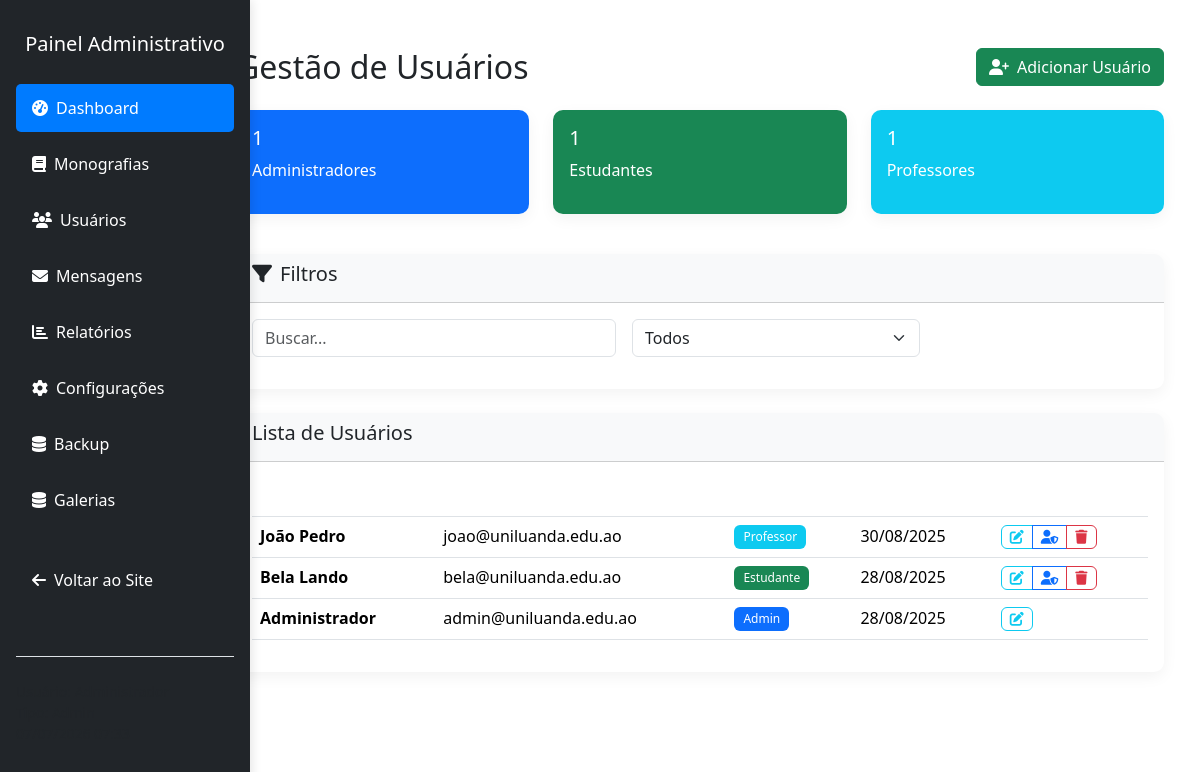
Page /admin/usuarios.php (signed in) on the earlier database version.
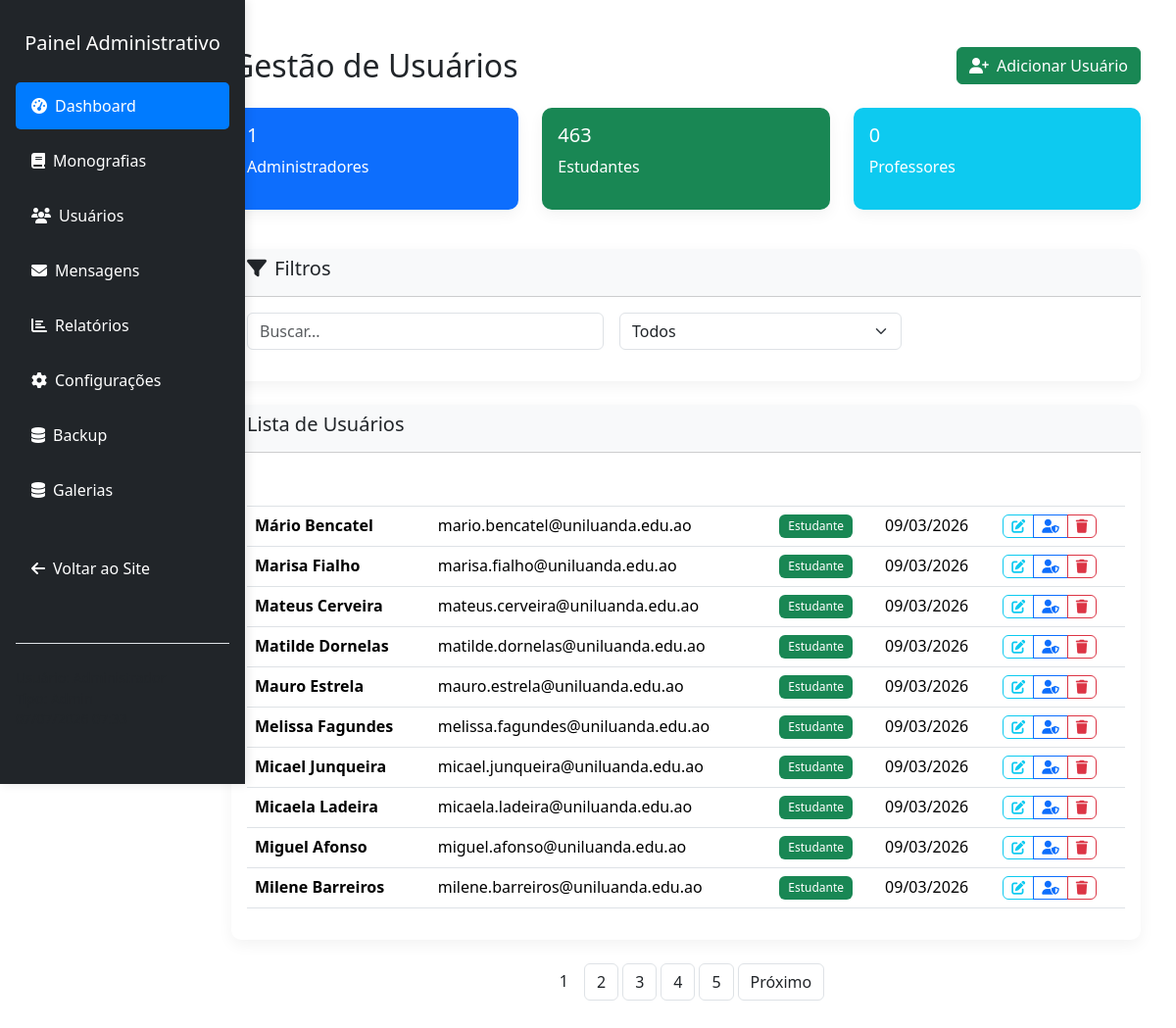
Same page on the later database version.
### tables this page shows
CREATE TABLE `usuarios` (
  `id` int NOT NULL AUTO_INCREMENT,
  `nome` varchar(100) NOT NULL,
  `email` varchar(100) NOT NULL,
  `password` varchar(255) NOT NULL,
  `tipo` enum('admin','estudante','professor') DEFAULT 'estudante',
  `foto` varchar(255) DEFAULT 'default.png',
  `data_criacao` timestamp NULL DEFAULT CURRENT_TIMESTAMP,
  `data_atualizacao` timestamp NULL DEFAULT CURRENT_TIMESTAMP ON UPDATE CURRENT_TIMESTAMP,
  PRIMARY KEY (`id`),
  UNIQUE KEY `email` (`email`)
);

### admin/usuarios.php (the view, shortened to what the changed rows need)
<?php
require_once '../includes/config.php';
require_once '../includes/head.php';
    ?>
    <?php
$page = isset($_GET['page']) ? (int)$_GET['page'] : 1;
$limit = 10;
$offset = ($page - 1) * $limit;
$tipo = isset($_GET['tipo']) ? $_GET['tipo'] : '';
$search = isset($_GET['search']) ? sanitizeInput($_GET['search']) : '';
$query = "SELECT * FROM usuarios WHERE 1=1";
$params = [];
$countQuery = "SELECT COUNT(*) as total FROM ($query) as total_query";
$countStmt = $db->prepare($countQuery);
$countStmt->execute();
$totalRecords = $countStmt->fetch(PDO::FETCH_ASSOC)['total'];
$totalPages = ceil($totalRecords / $limit);
$query .= " ORDER BY data_criacao DESC LIMIT :limit OFFSET :offset";
$params[':limit'] = $limit;
$params[':offset'] = $offset;
$stmt = $db->prepare($query);
foreach ($params as $key => $value) {
    if ($key === ':limit' || $key === ':offset') {
        $stmt->bindValue($key, $value, PDO::PARAM_INT);
    } else {
        $stmt->bindValue($key, $value);
    }
}
$stmt->execute();
$usuarios = $stmt->fetchAll(PDO::FETCH_ASSOC);
$statsQuery = "SELECT tipo, COUNT(*) as count FROM usuarios GROUP BY tipo";
$statsStmt = $db->query($statsQuery);
$stats = $statsStmt->fetchAll(PDO::FETCH_ASSOC);
$tipoCounts = ['admin'=>0,'estudante'=>0,'professor'=>0];
foreach ($stats as $stat) { $tipoCounts[$stat['tipo']] = $stat['count']; }
?>
<!DOCTYPE html>
<html lang="pt-pt">
<head>
</head>
<body>
<div class="container-fluid py-4">
    <div class="row">
        <?php include 'sidebar.php'; ?>
        <div class="col-md-9 col-lg-10 ms-auto">
            <div class="p-4">
                <div class="d-flex justify-content-between align-items-center mb-4">
                    <h2 class="mb-0">Gestão de Usuários</h2>
                </div>
                <div class="row mb-4">
                    <div class="col-md-4 mb-3"><div class="card bg-success text-white"><div class="card-body"><h5><?php echo $tipoCounts['estudante']; ?></h5><p>Estudantes</p></div></div></div>
                    <div class="col-md-4 mb-3"><div class="card bg-info text-white"><div class="card-body"><h5><?php echo $tipoCounts['professor']; ?></h5><p>Professores</p></div></div></div>
                </div>
                <div class="card">
                    <div class="card-body">
                        <?php if (count($usuarios) > 0): ?>
                        <div class="table-responsive">
                            <table class="table table-hover">
                                <thead><tr><th>Usuário</th><th>Email</th><th>Tipo</th><th>Data</th><th>Ações</th></tr></thead>
                                <tbody>
                                <?php foreach ($usuarios as $usuario): ?>
                                <tr>
                                    <td><strong><?php echo htmlspecialchars($usuario['nome']); ?></strong></td>
                                    <td><?php echo htmlspecialchars($usuario['email']); ?></td>
                                    <td><span class="badge bg-<?php echo $usuario['tipo']=='admin'?'primary':($usuario['tipo']=='professor'?'info':'success'); ?>"><?php echo ucfirst($usuario['tipo']); ?></span></td>
                                    <td><?php echo formatDate($usuario['data_criacao']); ?></td>
                                    <td>
                                        <div class="btn-group">
                                            <a href="?action=edit&id=<?php echo $usuario['id']; ?>" class="btn btn-sm btn-outline-info" title="Editar"><i class="fas fa-edit"></i></a>
                                            <?php if ($usuario['tipo']!=='admin' && $usuario['id']!=$_SESSION['user_id']): ?>
                                                <a href="?action=promote&id=<?php echo $usuario['id']; ?>" class="btn btn-sm btn-outline-primary" title="Promover"><i class="fas fa-user-shield"></i></a>
                                            <?php endif; ?>
                                            <?php if ($usuario['id']!=$_SESSION['user_id']): ?>
                                                <a href="?action=delete&id=<?php echo $usuario['id']; ?>" class="btn btn-sm btn-outline-danger" title="Excluir" onclick="return confirm('Tem certeza?')"><i class="fas fa-trash"></i></a>
                                            <?php endif; ?>
                                        </div>
                                    </td>
                                </tr>
                                <?php endforeach; ?>
                                </tbody>
                            </table>
                        </div>
                        <?php else: ?>
                        <div class="text-center py-5"><i class="fas fa-users fa-3x text-muted mb-3"></i><h4>Nenhum usuário encontrado</h4></div>
                        <?php endif; ?>
                    </div>
                </div>
                <?php if ($totalPages > 1): ?>
                    <div class="mt-4"><?php echo generatePagination($page, $totalPages, "usuarios.php?search=$search&tipo=$tipo"); ?></div>
                <?php endif; ?>
            </div>
        </div>
    </div>
</div>
</body>
</html>

### includes/functions.php (shortened to what the changed rows need)
<?php
function formatDate($date) {
    return date('d/m/Y', strtotime($date));
}
function generatePagination($currentPage, $totalPages, $url) {
    $pagination = '<nav aria-label="Page navigation"><ul class="pagination justify-content-center">';
    $startPage = max(1, $currentPage - 2);
    $endPage = min($totalPages, $startPage + 4);
    for ($i = $startPage; $i <= $endPage; $i++) {
        $active = $i == $currentPage ? ' active' : '';
        $pagination .= '<li class="page-item' . $active . '"><a class="page-link" href="' . $url . '&page=' . $i . '">' . $i . '</a></li>';
    }
    if ($currentPage < $totalPages) {
        $pagination .= '<li class="page-item"><a class="page-link" href="' . $url . '&page=' . ($currentPage + 1) . '">Próximo</a></li>';
    }
    $pagination .= '</ul></nav>';
    return $pagination;
}
?>

Differences in the rows shown:
removed usuarios: nome "João Pedro", email "joao@uniluanda.edu.ao", tipo "Professor", data_criacao "30/08/2025"
no longer on this page (row edited): usuarios: nome "Bela Lando", email "bela@uniluanda.edu.ao", tipo "Estudante", data_criacao "28/08/2025"
no longer on this page (row edited): usuarios: nome "Administrador", email "admin@uniluanda.edu.ao", tipo "Admin", data_criacao "28/08/2025"
added usuarios: nome "Mário Bencatel", email "mario.bencatel@uniluanda.edu.ao", tipo "Estudante", data_criacao "09/03/2026"
added usuarios: nome "Marisa Fialho", email "marisa.fialho@uniluanda.edu.ao", tipo "Estudante", data_criacao "09/03/2026"
added usuarios: nome "Mateus Cerveira", email "mateus.cerveira@uniluanda.edu.ao", tipo "Estudante", data_criacao "09/03/2026"
added usuarios: nome "Matilde Dornelas", email "matilde.dornelas@uniluanda.edu.ao", tipo "Estudante", data_criacao "09/03/2026"
added usuarios: nome "Mauro Estrela", email "mauro.estrela@uniluanda.edu.ao", tipo "Estudante", data_criacao "09/03/2026"
added usuarios: nome "Melissa Fagundes", email "melissa.fagundes@uniluanda.edu.ao", tipo "Estudante", data_criacao "09/03/2026"
added usuarios: nome "Micael Junqueira", email "micael.junqueira@uniluanda.edu.ao", tipo "Estudante", data_criacao "09/03/2026"
added usuarios: nome "Micaela Ladeira", email "micaela.ladeira@uniluanda.edu.ao", tipo "Estudante", data_criacao "09/03/2026"
added usuarios: nome "Miguel Afonso", email "miguel.afonso@uniluanda.edu.ao", tipo "Estudante", data_criacao "09/03/2026"
added usuarios: nome "Milene Barreiros", email "milene.barreiros@uniluanda.edu.ao", tipo "Estudante", data_criacao "09/03/2026"
Other differences:
$tipoCounts['estudante']: "1" → "463"
$tipoCounts['professor']: "1" → "0"
new list line: "1"
new list line: "2"
new list line: "3"
new list line: "4"
new list line: "5"
text now shown: "Próximo"
